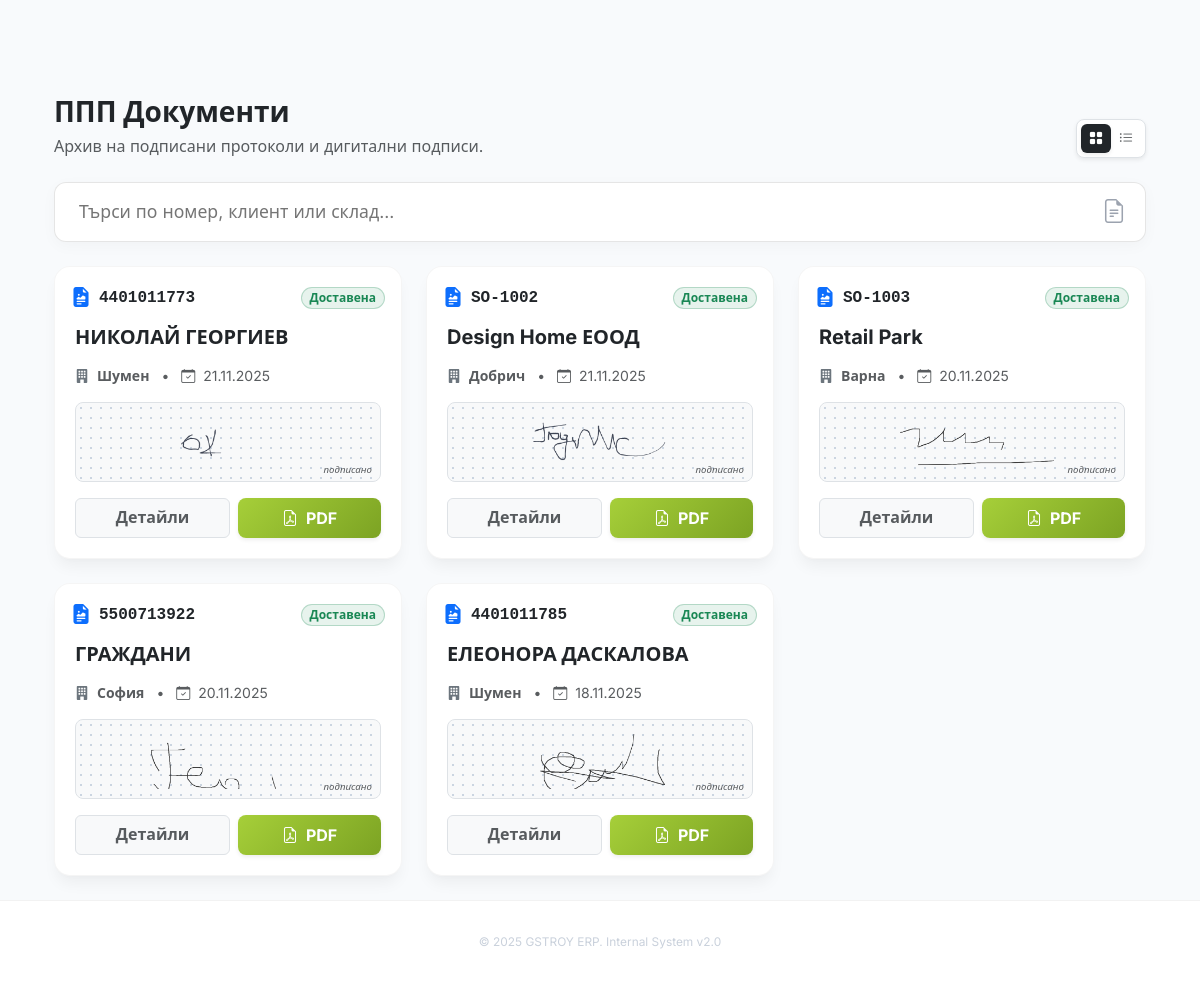
The app's page /stock-orders/completed with its own data.
### models.py (models this page shows)
class StockOrder(Base):
    __tablename__ = "stock_orders"
    id = Column(Integer, primary_key=True)
    external_id = Column(String(64))
    warehouse_id = Column(Integer, ForeignKey("warehouses.id"), nullable=False)
    type = Column(String(8), nullable=False, default="A")
    status = Column(String(32), nullable=False, default="new")
    client_name = Column(String(255))
    client_eik = Column(String(32))
    client_address = Column(String(255))
    client_phone = Column(String(32))
    delivery_date = Column(Date)
    delivery_time = Column(Time)
    recipient_name = Column(String(255))
    recipient_phone = Column(String(32))
    delivery_address = Column(String(255))
    delivery_gmaps_link = Column(String(255))
    note = Column(Text)
    versus_status = Column(String(32), default="ok")
    created_at = Column(DateTime, default=datetime.utcnow, nullable=False)
    updated_at = Column(DateTime, default=datetime.utcnow, nullable=False)
    last_handover_at = Column(DateTime)
    last_handover_by_id = Column(Integer, ForeignKey("users.id"))
    delivered_at = Column(DateTime)
    delivered_by_id = Column(Integer, ForeignKey("users.id"))
    warehouse = relationship("Warehouse")
    items = relationship("StockOrderItem", back_populates="stock_order", cascade="all, delete-orphan")
    assignments = relationship("StockOrderAssignment", back_populates="stock_order", cascade="all, delete-orphan")
    scan_tasks = relationship("ScanTask", back_populates="stock_order")
    ppp_document = relationship("PPPDocument", back_populates="stock_order", uselist=False, cascade="all, delete-orphan")
    last_handover_by = relationship("User", foreign_keys=[last_handover_by_id], backref="handovers")
    delivered_by = relationship("User", foreign_keys=[delivered_by_id], backref="delivered_orders")

class Warehouse(Base):
    __tablename__ = "warehouses"
    id = Column(Integer, primary_key=True)
    name = Column(String(128), nullable=False)
    code = Column(String(32), unique=True, nullable=False)
    description = Column(Text)
    is_active = Column(Boolean, default=True)
    printer_server_url = Column(String(255))
    outgoing_lists = relationship(
        "ProductList",
        foreign_keys="ProductList.current_warehouse_id",
        back_populates="current_warehouse",
    )
    incoming_targets = relationship(
        "ProductList",
        foreign_keys="ProductList.target_warehouse_id",
        back_populates="target_warehouse",
    )
    assigned_staff = relationship(
        "User",
        back_populates="assigned_warehouse",
        foreign_keys="User.assigned_warehouse_id",
    )
    access_windows = relationship("AccessWindow", secondary=access_window_warehouses, back_populates="warehouses")
    locations = relationship("Location", back_populates="warehouse", cascade="all, delete-orphan")
    printers = relationship("Printer", back_populates="warehouse", cascade="all, delete-orphan")

class PPPDocument(Base):
    __tablename__ = "ppp_documents"
    id = Column(Integer, primary_key=True)
    stock_order_id = Column(Integer, ForeignKey("stock_orders.id"), nullable=False)
    versus_ppp_id = Column(String(64))
    pdf_url = Column(String(255))
    signed_pdf_url = Column(String(255))
    status = Column(String(32), default="generated")
    signature_image = Column(String(255))
    created_at = Column(DateTime, default=datetime.utcnow, nullable=False)
    updated_at = Column(DateTime, default=datetime.utcnow, nullable=False)
    stock_order = relationship("StockOrder", back_populates="ppp_document")

### app/blueprints/orders.py (the view)
@orders_bp.route("/stock-orders/completed", endpoint="ppp_documents")
def ppp_documents():
    session = g.db
    view_mode = request.args.get("view", "cards")
    if view_mode not in ("cards", "table"):
        view_mode = "cards"
    base_args = request.args.to_dict()
    base_args.pop("view", None)
    cards_url = url_for("orders.ppp_documents", **{**base_args, "view": "cards"})
    table_url = url_for("orders.ppp_documents", **{**base_args, "view": "table"})
    query = session.query(StockOrder)
    for option in STOCK_ORDER_EAGER_OPTIONS:
        query = query.options(option)
    orders = (
        query.filter(StockOrder.status == "delivered")
        .order_by(StockOrder.updated_at.desc())
        .all()
    )
    attach_service_point_sections(orders)
    return render_template(
        "ppp_documents.html",
        orders=orders,
        status_labels=STOCK_ORDER_STATUS_LABELS,
        view_mode=view_mode,
        cards_url=cards_url,
        table_url=table_url,
    )

### app/services/order_tasks.py (called while the page is built)
def attach_service_point_sections(orders):
    for order in orders:
        sections = {}
        for item in order.items:
            key = item.service_point_id or 0
            if key not in sections:
                sections[key] = {
                    "service_point": item.service_point,
                    "items": [],
                }
            sections[key]["items"].append(item)
        order.service_point_sections = list(sections.values())

### templates/ppp_documents.html (shortened to what this page needs)
{% extends "base.html" %}
{% block content %}
<div class="d-flex flex-column flex-lg-row justify-content-between align-items-lg-end gap-3 mb-4 fade-in">
  <div>
    <h1 class="h3 fw-bold text-dark mb-1">ППП Документи</h1>
    <p class="text-muted mb-0">Архив на подписани протоколи и дигитални подписи.</p>
  </div>
  <div class="bg-white p-1 rounded-3 shadow-sm border d-flex">
    <a class="btn btn-sm border-0 rounded-2 {{ 'bg-dark text-white shadow-sm' if view_mode == 'cards' else 'text-muted' }}" href="{{ cards_url }}" title="Карти">
      <i class="bi bi-grid-fill"></i>
    </a>
    <a class="btn btn-sm border-0 rounded-2 {{ 'bg-dark text-white shadow-sm' if view_mode == 'table' else 'text-muted' }}" href="{{ table_url }}" title="Таблица">
      <i class="bi bi-list-ul"></i>
    </a>
  </div>
</div>
<div class="mb-4 fade-in" style="animation-delay: 0.1s;">
  <div class="search-wrapper">
    <input type="text" class="search-input-hero" id="pppSearchDisplay" placeholder="Търси по номер, клиент или склад..." autocomplete="off">
  </div>
</div>
<div class="fade-in" style="animation-delay: 0.2s;">
{% if orders %}
    {% if view_mode == 'cards' %}
      <div class="row row-cols-1 row-cols-md-2 row-cols-xl-3 g-4">
        {% for order in orders %}
          <div class="col search-item" data-search-value="{{ (order.external_id or order.id ~ ' ' ~ order.client_name ~ ' ' ~ (order.warehouse.name if order.warehouse else '')) | lower }}">
            <div class="modern-card h-100">
              <div class="card-header-strip pb-0 border-0 bg-transparent pt-3 px-3">
                 <div class="d-flex justify-content-between align-items-center w-100">
                     <div class="d-flex align-items-center gap-2">
                         <i class="bi bi-file-earmark-richtext-fill text-primary fs-5"></i>
                         <span class="fw-bold text-dark font-monospace">{{ order.external_id or order.id }}</span>
                     </div>
                     <span class="badge rounded-pill bg-success bg-opacity-10 text-success border border-success border-opacity-25 px-2 py-1">
                         {{ status_labels.get(order.status, order.status) }}
                     </span>
                 </div>
              </div>
              <div class="card-body-custom pt-2 d-flex flex-column h-100">
                <h5 class="fw-bold text-dark mb-3 mt-1 text-truncate" title="{{ order.client_name }}">
                    {{ order.client_name }}
                </h5>
                <div class="d-flex align-items-center gap-2 text-muted small mb-3">
                    <i class="bi bi-building-fill text-secondary"></i>
                    <span class="fw-semibold">{{ order.warehouse.name if order.warehouse else '—' }}</span>
                    <span class="text-muted mx-1">•</span>
                    <i class="bi bi-calendar-check"></i>
                    <span>{{ order.updated_at.strftime('%d.%m.%Y') }}</span>
                </div>
                <div class="bg-light border rounded-3 p-3 mb-3 d-flex align-items-center justify-content-center position-relative overflow-hidden" style="height: 80px; background-image: radial-gradient(#cbd5e1 1px, transparent 1px); background-size: 10px 10px;">
                    {% if order.ppp_document and order.ppp_document.signature_image %}
                        <img src="{{ url_for('static', filename=order.ppp_document.signature_image) }}" alt="Подпис" style="max-height: 60px; mix-blend-mode: multiply; opacity: 0.8;">
                        <span class="position-absolute bottom-0 end-0 text-muted fst-italic pe-2 pb-1" style="font-size: 0.6rem;">подписано</span>
                    {% else %}
                        <span class="text-muted small fst-italic opacity-50">Няма дигитален подпис</span>
                    {% endif %}
                </div>
                <div class="mt-auto d-flex gap-2">
                    <a href="{{ url_for('orders.stock_order_ppp', order_id=order.id) }}" class="btn btn-light border fw-bold flex-grow-1 text-muted text-center">
                        Детайли
                    </a>
                    {% if order.ppp_document and order.ppp_document.pdf_url %}
                        <a href="{{ url_for('orders.stock_order_ppp_pdf', order_id=order.id) }}" target="_blank" class="btn-brand-new flex-grow-1 text-center text-decoration-none d-flex align-items-center justify-content-center gap-2 fw-bold shadow-sm rounded-3 text-white">
                            <i class="bi bi-file-earmark-pdf"></i> PDF
                        </a>
                    {% else %}
                        <button class="btn btn-light border flex-grow-1 disabled" title="Няма PDF"><i class="bi bi-file-earmark-x"></i></button>
                    {% endif %}
                </div>
              </div>
            </div>
          </div>
        {% endfor %}
      </div>
    {% endif %}
{% endif %}
</div>
{% endblock %}

### templates/base.html (shortened to what this page needs)
<!doctype html>
<html lang="bg" class="h-100">
  <head>
    <link href="https://cdn.jsdelivr.net/npm/bootstrap@5.3.2/dist/css/bootstrap.min.css" rel="stylesheet">
    <link rel="stylesheet" href="https://cdn.jsdelivr.net/npm/bootstrap-icons@1.11.1/font/bootstrap-icons.css">
    <link rel="stylesheet" href="{{ url_for('static', filename='styles.css') }}">
  </head>
  <body class="d-flex flex-column h-100">
    <main class="flex-shrink-0 fade-in flex-grow-1">
        <div class="container py-3 py-lg-4 px-3 px-lg-4">
            {% block content %}{% endblock %}
        </div>
    </main>
    <footer class="main-footer text-center d-none d-lg-block">
        <div class="container">
            <p class="mb-0 opacity-50 small">&copy; 2025 GSTROY ERP. Internal System v2.0</p>
        </div>
    </footer>
  </body>
</html>

### static/styles.css (style rules this page uses)
:root { --brand-green: #a6cf39; --brand-green-dark: #7ca323; --brand-dark: #0f172a; --brand-gray: #64748b; --brand-bg: #f8fafc; --brand-surface: #ffffff; --surface-glass: rgba(255, 255, 255, 0.75); --header-height: 72px; --bottom-nav-height: 68px; --shadow-subtle: 0 2px 10px rgba(0,0,0,0.03); --shadow-card: 0 10px 30px -5px rgba(166, 207, 57, 0.15); --shadow-float: 0 20px 40px -5px rgba(0, 0, 0, 0.05); }
html, body { height: 100%; background-color: var(--brand-bg); font-family: "Inter", system-ui, -apple-system, sans-serif; color: var(--brand-dark); -webkit-font-smoothing: antialiased; -webkit-tap-highlight-color: transparent; }
body { padding-top: var(--header-height); padding-bottom: calc(var(--bottom-nav-height) + env(safe-area-inset-bottom) + 20px); display: flex; flex-direction: column; min-height: 100vh; }
main { flex: 1 0 auto; width: 100%; display: flex; flex-direction: column; }
@media (min-width: 992px) { body { padding-bottom: 0; } }
a, .nav-link, .btn-link, .dropdown-item { text-decoration: none !important; }
.fade-in { animation: fadeIn 0.5s cubic-bezier(0.16, 1, 0.3, 1) forwards; }
.btn-brand-new { background: linear-gradient(135deg, #a6cf39 0%, #7ca323 100%); color: #fff !important; border: none; border-radius: 10px; padding: 0.6rem 1.5rem; font-weight: 600; box-shadow: 0 4px 6px rgba(166, 207, 57, 0.3); transition: all 0.3s ease; }
.modern-card, .card { background: #fff; border: 1px solid rgba(0,0,0,0.04); border-radius: 16px; overflow: hidden; transition: all 0.3s cubic-bezier(0.4, 0, 0.2, 1); box-shadow: 0 10px 15px -3px rgba(0, 0, 0, 0.05), 0 4px 6px -2px rgba(0, 0, 0, 0.02); display: flex; flex-direction: column; }
.main-footer { flex-shrink: 0; padding: 2rem 0; border-top: 1px solid rgba(0,0,0,0.05); background: #fff; color: #94a3b8; font-size: 0.85rem; position: relative; z-index: 10; }
.search-wrapper { position: relative; width: 100%; }
.search-input-hero { background: #fff; border: 1px solid rgba(0,0,0,0.1); border-radius: 12px; padding: 1rem 3rem 1rem 1.5rem; font-size: 1.1rem; width: 100%; box-shadow: 0 4px 15px rgba(0,0,0,0.03); transition: all 0.3s ease; }
.card-header-strip { padding: 1rem; border-bottom: 1px solid #f9fafb; display: flex; justify-content: space-between; align-items: center; background-color: #ffffff; }
.card-body-custom { padding: 1.25rem; flex-grow: 1; display: flex; flex-direction: column; }
:root { --bottom-nav-height: 74px; }
body { padding-bottom: 0; }

### templates/ppp_documents.html (style rules this page uses)
.btn-brand-new { background: linear-gradient(135deg, #a6cf39 0%, #7ca323 100%); border: none; color: white !important; transition: all 0.2s; padding: 0.5rem 1rem; }

### records on screen
StockOrder: external "4401011773", get "Доставена", client_name "НИКОЛАЙ ГЕОРГИЕВ", warehouse "Шумен", updated_at "21.11.2025", signature_image (picture)
StockOrder: external "SO-1002", get "Доставена", client_name "Design Home ЕООД", warehouse "Добрич", updated_at "21.11.2025", signature_image (picture)
StockOrder: external "SO-1003", get "Доставена", client_name "Retail Park", warehouse "Варна", updated_at "20.11.2025", signature_image (picture)
StockOrder: external "5500713922", get "Доставена", client_name "ГРАЖДАНИ", warehouse "София", updated_at "20.11.2025", signature_image (picture)
StockOrder: external "4401011785", get "Доставена", client_name "ЕЛЕОНОРА ДАСКАЛОВА", warehouse "Шумен", updated_at "18.11.2025", signature_image (picture)
